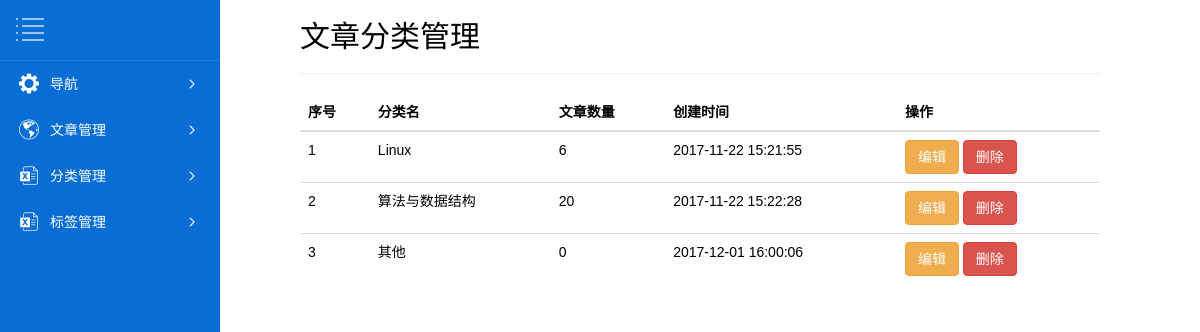
The app's page /manage/listCategory/ (signed in) with its own data.
### blog/models.py (models this page shows, shortened)
class Category(models.Model):
    id = models.AutoField(primary_key=True)
    title = models.CharField(max_length=32, verbose_name='文章分类名')
    article_count = models.IntegerField(verbose_name='文章数量')
    description = models.CharField(max_length=64, verbose_name='分类描述')
    create_time = models.DateTimeField(verbose_name='创建时间')
    blog = models.ForeignKey(to='Blog', to_field='id', verbose_name='所属博客')
    class Meta:
        verbose_name_plural = '分类表'

### manager/views.py (the view)
def listCategory(request):
    categorys = models.Category.objects.filter(blog__user__username=request.session.get('username'))
    return render(request, 'listCategory.html', {"categorys": categorys})

### templates/listCategory.html
{% extends 'manage_home.html' %}
{% block content %}
    <div class="row">
        <h2>文章分类管理</h2>
        <hr>
        <table class="table table-hover">
            <thead>
            <tr>
                <th>序号</th>
                <th>分类名</th>
                <th>文章数量</th>
                <th>创建时间</th>
                <th>操作</th>
            </tr>
            </thead>
            <tbody>
            {% for category in categorys %}
                <tr>
                    <td>{{ forloop.counter }}</td>
                    <td>{{ category.title }}</td>
                    <td>{{ category.article_count }}</td>
                    <td>{{ category.create_time|date:'Y-m-d H:i:s' }}</td>
                    <td>
                        <a href="{% url 'editCategory' category_id=category.id %}">
                            <button id="editCategory" class="btn btn-warning">编辑</button>
                        </a>
                        <a del_category_url="{% url 'delCategory' category_id=category.id %}">
                            <button id="deleteCategory" class="btn btn-danger">删除</button>
                        </a>
                    </td>
                </tr>
            {% endfor %}
            </tbody>
        </table>
    </div>
{% endblock %}

### static/manager/css/htmleaf-demo.css (style rules this page uses)
body, html { font-size: 100%; padding: 0; margin: 0; }
*, *:after, *:before { -webkit-box-sizing: border-box; -moz-box-sizing: border-box; box-sizing: border-box; }
body { background: #494A5F; color: #D5D6E2; font-weight: 500; font-size: 1.05em; font-family: "Microsoft YaHei","Segoe UI", "Lucida Grande", Helvetica, Arial,sans-serif; }

### static/manager/css/nav.css (style rules this page uses)
body, html { height: 100%; background: white; color: black; }
body, ul { margin: 0; padding: 0 }
body { font: 14px "微软雅黑", "宋体", "Arial Narrow", HELVETICA; -webkit-text-size-adjust: 100%; }
a { text-decoration: none; }

### records on screen
Category: title "Linux", article_count "6", create_time "2017-11-22 15:21:55"
Category: title "算法与数据结构", article_count "20", create_time "2017-11-22 15:22:28"
Category: title "其他", article_count "0", create_time "2017-12-01 16:00:06"
